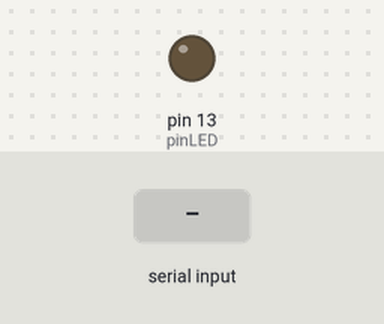
A sketch run on a simulated Arduino Uno, built with avr-gcc and run on an emulated ATmega328P. On the bench: output pins drawn as LEDs (lit = HIGH). Inputs (shaded band) come from the test bench.

Above: at 1.2 s.
1.3 s: "1" received over Serial
At 2.5 s:
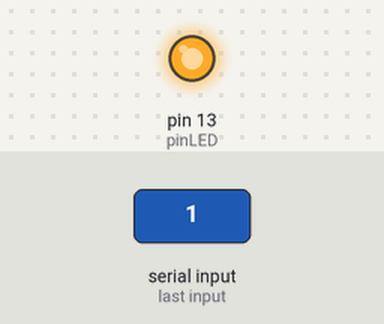
2.8 s: "0" received over Serial
At 3.8 s:
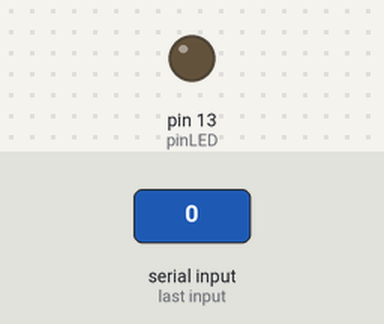
Timing chart, 0 to 5.8 s (numbered marks = the images above; inputs shaded):
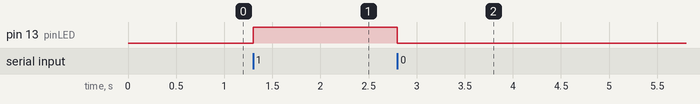

Measured:
- after the input at 1.3 s, pin 13 (pinLED): LOW → HIGH at once
- after the input at 2.8 s, pin 13 (pinLED): HIGH → LOW at once

The sketch:

QSE_Practica13.ino
```cpp
int pinLED = 13;
char stat;

void setup() {
  Serial.begin(9600);
  pinMode(pinLED, OUTPUT);
}

void loop() {
  if(Serial.available()){
    stat = Serial.read();

    if(stat == '1')
      digitalWrite(pinLED, HIGH);

    if(stat == '0')
      digitalWrite(pinLED, LOW);
  }
}
```
